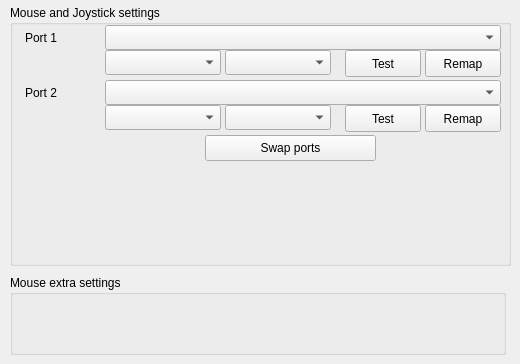
      <widget class="QWidget" name="tab_host_gameports">
       <attribute name="title">
        <string>Game Ports</string>
       </attribute>
       <widget class="QGroupBox" name="groupBox_30">
        <property name="geometry">
         <rect>
          <x>10</x>
          <y>5</y>
          <width>501</width>
          <height>261</height>
         </rect>
        </property>
        <property name="title">
         <string>Mouse and Joystick settings</string>
        </property>
        <widget class="QLabel" name="label_33">
         <property name="geometry">
          <rect>
           <x>15</x>
           <y>25</y>
           <width>57</width>
           <height>15</height>
          </rect>
         </property>
         <property name="text">
          <string>Port 1</string>
         </property>
        </widget>
        <widget class="QComboBox" name="IDC_PORT0_JOYS">
         <property name="geometry">
          <rect>
           <x>95</x>
           <y>20</y>
           <width>396</width>
           <height>25</height>
          </rect>
         </property>
        </widget>
        <widget class="QComboBox" name="IDC_PORT0_JOYSMODE">
         <property name="geometry">
          <rect>
           <x>215</x>
           <y>45</y>
           <width>106</width>
           <height>25</height>
          </rect>
         </property>
        </widget>
        <widget class="QComboBox" name="IDC_PORT1_JOYSMODE">
         <property name="geometry">
          <rect>
           <x>215</x>
           <y>100</y>
           <width>106</width>
           <height>25</height>
          </rect>
         </property>
        </widget>
        <widget class="QComboBox" name="IDC_PORT1_JOYS">
         <property name="geometry">
          <rect>
           <x>95</x>
           <y>75</y>
           <width>396</width>
           <height>25</height>
          </rect>
         </property>
        </widget>
        <widget class="QLabel" name="label_34">
         <property name="geometry">
          <rect>
           <x>15</x>
           <y>80</y>
           <width>57</width>
           <height>15</height>
          </rect>
         </property>
         <property name="text">
          <string>Port 2</string>
         </property>
        </widget>
        <widget class="QPushButton" name="IDC_SWAP">
         <property name="geometry">
          <rect>
           <x>195</x>
           <y>130</y>
           <width>171</width>
           <height>26</height>
          </rect>
         </property>
         <property name="text">
          <string>Swap ports</string>
         </property>
        </widget>
        <widget class="QComboBox" name="comboBox_4">
         <property name="geometry">
          <rect>
           <x>95</x>
           <y>45</y>
           <width>116</width>
           <height>25</height>
          </rect>
         </property>
        </widget>
        <widget class="QComboBox" name="comboBox_6">
         <property name="geometry">
          <rect>
           <x>95</x>
           <y>100</y>
           <width>116</width>
           <height>25</height>
          </rect>
         </property>
        </widget>
        <widget class="QPushButton" name="pushButton_2">
         <property name="geometry">
          <rect>
           <x>335</x>
           <y>45</y>
           <width>76</width>
           <height>27</height>
          </rect>
         </property>
         <property name="text">
          <string>Test</string>
         </property>
        </widget>
        <widget class="QPushButton" name="pushButton_5">
         <property name="geometry">
          <rect>
           <x>415</x>
           <y>45</y>
           <width>76</width>
           <height>27</height>
          </rect>
         </property>
         <property name="text">
          <string>Remap</string>
         </property>
        </widget>
        <widget class="QPushButton" name="pushButton_6">
         <property name="geometry">
          <rect>
           <x>415</x>
           <y>100</y>
           <width>76</width>
           <height>27</height>
          </rect>
         </property>
         <property name="text">
          <string>Remap</string>
         </property>
        </widget>
        <widget class="QPushButton" name="pushButton_7">
         <property name="geometry">
          <rect>
           <x>335</x>
           <y>100</y>
           <width>76</width>
           <height>27</height>
          </rect>
         </property>
         <property name="text">
          <string>Test</string>
         </property>
        </widget>
       </widget>
       <widget class="QGroupBox" name="groupBox_31">
        <property name="geometry">
         <rect>
          <x>10</x>
          <y>275</y>
          <width>496</width>
          <height>80</height>
         </rect>
        </property>
        <property name="title">
         <string>Mouse extra settings</string>
        </property>
       </widget>
      </widget>
